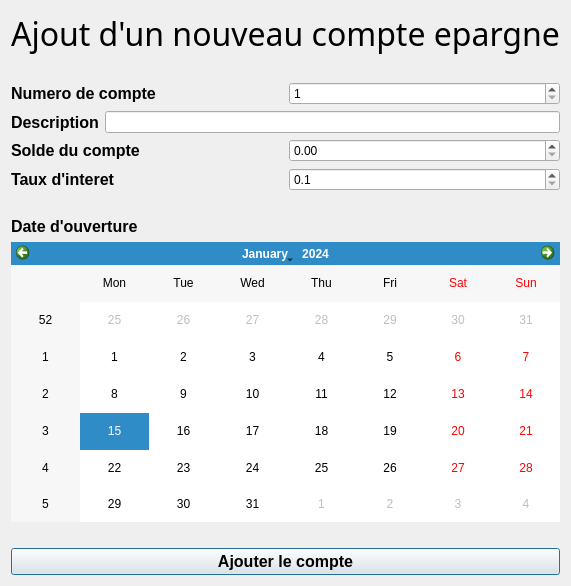
<?xml version="1.0" encoding="UTF-8"?>
<ui version="4.0">
 <class>DialogAjoutCompteEp</class>
 <widget class="QDialog" name="DialogAjoutCompteEp">
  <property name="geometry">
   <rect>
    <x>0</x>
    <y>0</y>
    <width>473</width>
    <height>586</height>
   </rect>
  </property>
  <property name="windowTitle">
   <string>DialogAjoutCompteEp</string>
  </property>
  <layout class="QGridLayout" name="gridLayout">
   <item row="0" column="0">
    <widget class="QLabel" name="label_21">
     <property name="font">
      <font>
       <family>Ubuntu Condensed</family>
       <pointsize>24</pointsize>
       <weight>50</weight>
       <bold>false</bold>
      </font>
     </property>
     <property name="text">
      <string>Ajout d'un nouveau compte epargne</string>
     </property>
     <property name="alignment">
      <set>Qt::AlignCenter</set>
     </property>
    </widget>
   </item>
   <item row="1" column="0">
    <spacer name="horizontalSpacer">
     <property name="orientation">
      <enum>Qt::Horizontal</enum>
     </property>
     <property name="sizeHint" stdset="0">
      <size>
       <width>452</width>
       <height>20</height>
      </size>
     </property>
    </spacer>
   </item>
   <item row="2" column="0">
    <layout class="QVBoxLayout" name="verticalLayout_4">
     <item>
      <layout class="QHBoxLayout" name="horizontalLayout_5">
       <item>
        <widget class="QLabel" name="label_6">
         <property name="font">
          <font>
           <pointsize>12</pointsize>
           <weight>75</weight>
           <bold>true</bold>
          </font>
         </property>
         <property name="text">
          <string>Numero de compte</string>
         </property>
        </widget>
       </item>
       <item>
        <widget class="QSpinBox" name="noCompte">
         <property name="minimum">
          <number>1</number>
         </property>
         <property name="maximum">
          <number>99999</number>
         </property>
         <property name="value">
          <number>1</number>
         </property>
        </widget>
       </item>
      </layout>
     </item>
     <item>
      <layout class="QHBoxLayout" name="horizontalLayout_6">
       <item>
        <widget class="QLabel" name="label_15">
         <property name="font">
          <font>
           <pointsize>12</pointsize>
           <weight>75</weight>
           <bold>true</bold>
          </font>
         </property>
         <property name="text">
          <string>Description</string>
         </property>
        </widget>
       </item>
       <item>
        <widget class="QLineEdit" name="description">
         <property name="maxLength">
          <number>20</number>
         </property>
        </widget>
       </item>
      </layout>
     </item>
     <item>
      <layout class="QHBoxLayout" name="horizontalLayout_7">
       <item>
        <widget class="QLabel" name="label_16">
         <property name="font">
          <font>
           <pointsize>12</pointsize>
           <weight>75</weight>
           <bold>true</bold>
          </font>
         </property>
         <property name="text">
          <string>Solde du compte</string>
         </property>
        </widget>
       </item>
       <item>
        <widget class="QDoubleSpinBox" name="solde">
         <property name="minimum">
          <double>0.000000000000000</double>
         </property>
         <property name="maximum">
          <double>100000000000.000000000000000</double>
         </property>
         <property name="value">
          <double>0.000000000000000</double>
         </property>
        </widget>
       </item>
      </layout>
     </item>
     <item>
      <layout class="QHBoxLayout" name="horizontalLayout_8">
       <item>
        <widget class="QLabel" name="label_18">
         <property name="font">
          <font>
           <pointsize>12</pointsize>
           <weight>75</weight>
           <bold>true</bold>
          </font>
         </property>
         <property name="text">
          <string>Taux d'interet</string>
         </property>
        </widget>
       </item>
       <item>
        <widget class="QDoubleSpinBox" name="tauxInteret">
         <property name="decimals">
          <number>1</number>
         </property>
         <property name="minimum">
          <double>0.100000000000000</double>
         </property>
         <property name="maximum">
          <double>3.500000000000000</double>
         </property>
         <property name="singleStep">
          <double>0.100000000000000</double>
         </property>
         <property name="stepType">
          <enum>QAbstractSpinBox::AdaptiveDecimalStepType</enum>
         </property>
         <property name="value">
          <double>0.100000000000000</double>
         </property>
        </widget>
       </item>
      </layout>
     </item>
     <item>
      <spacer name="horizontalSpacer_2">
       <property name="orientation">
        <enum>Qt::Horizontal</enum>
       </property>
       <property name="sizeHint" stdset="0">
        <size>
         <width>40</width>
         <height>20</height>
        </size>
       </property>
      </spacer>
     </item>
     <item>
      <widget class="QLabel" name="label_22">
       <property name="font">
        <font>
         <pointsize>12</pointsize>
         <weight>75</weight>
         <italic>false</italic>
         <bold>true</bold>
        </font>
       </property>
       <property name="text">
        <string>Date d'ouverture</string>
       </property>
      </widget>
     </item>
     <item>
      <widget class="QCalendarWidget" name="dateO"/>
     </item>
     <item>
      <spacer name="horizontalSpacer_3">
       <property name="orientation">
        <enum>Qt::Horizontal</enum>
       </property>
       <property name="sizeHint" stdset="0">
        <size>
         <width>40</width>
         <height>20</height>
        </size>
       </property>
      </spacer>
     </item>
    </layout>
   </item>
   <item row="3" column="0">
    <widget class="QPushButton" name="pushButton">
     <property name="font">
      <font>
       <pointsize>12</pointsize>
       <weight>75</weight>
       <bold>true</bold>
      </font>
     </property>
     <property name="text">
      <string>Ajouter le compte</string>
     </property>
    </widget>
   </item>
  </layout>
 </widget>
 <resources/>
 <connections>
  <connection>
   <sender>pushButton</sender>
   <signal>clicked()</signal>
   <receiver>DialogAjoutCompteEp</receiver>
   <slot>valider()</slot>
   <hints>
    <hint type="sourcelabel">
     <x>236</x>
     <y>561</y>
    </hint>
    <hint type="destinationlabel">
     <x>236</x>
     <y>292</y>
    </hint>
   </hints>
  </connection>
 </connections>
 <slots>
  <slot>valider()</slot>
 </slots>
</ui>
